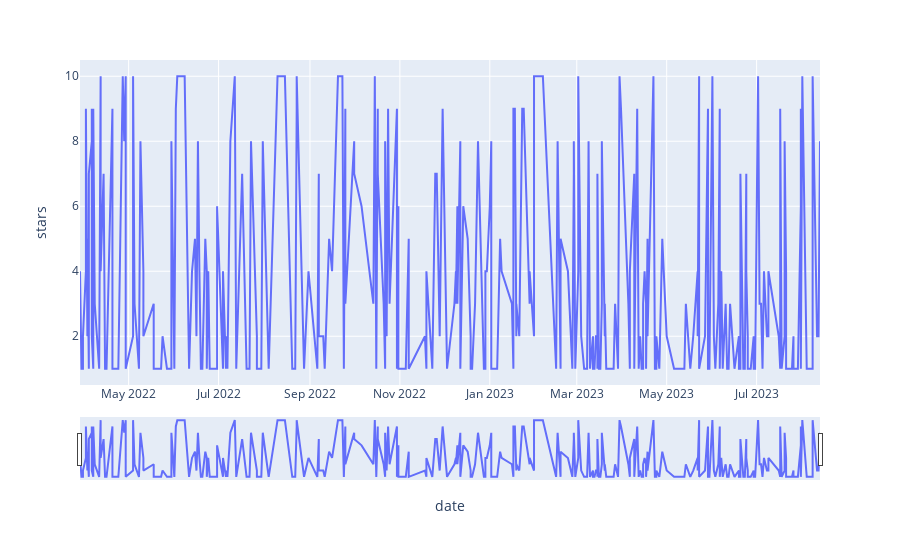

Here is the notebook cell this chart was saved with:
### Code cell
fig = px.line(data, x='date', y="stars")
fig.update_xaxes(rangeslider_visible=True)
fig.show()

### Figure 1 — Plotly figure (JSON) as saved in the notebook; plotly's stock layout.template omitted (floating-point values rounded to 4 significant figures; data arrays with more than 128 entries replaced by an {"elided": "..."} marker saying what was removed)
{"data": [{"hovertemplate": "date=%{x}<br>stars=%{y}<extra></extra>", "legendgroup": "", "line": {"color": "#636efa", "dash": "solid"}, "marker": {"symbol": "circle"}, "mode": "lines", "name": "", "orientation": "v", "showlegend": false, "type": "scatter", "x": {"elided": "350 str values"}, "xaxis": "x", "y": {"elided": "350 int values"}, "yaxis": "y"}], "layout": {"legend": {"tracegroupgap": 0}, "margin": {"t": 60}, "xaxis": {"anchor": "y", "domain": [0, 1], "rangeslider": {"visible": true}, "title": {"text": "date"}}, "yaxis": {"anchor": "x", "domain": [0, 1], "title": {"text": "stars"}}}}
